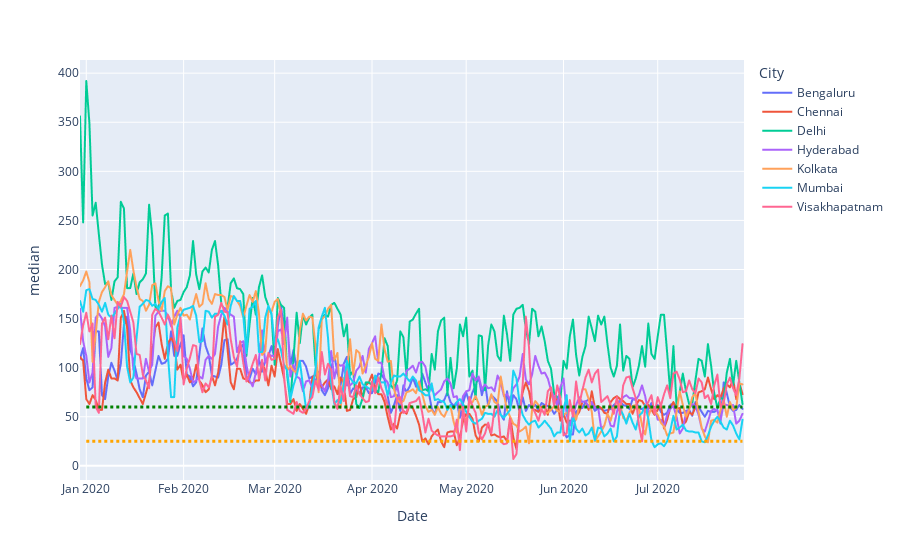

The cell this chart's notebook holds for it:
### Code cell
fig=px.line(df1,x='Date',y='median',color='City')
fig.add_shape(type="line",
            x0=start,
            y0=25,
            x1=end,
            y1=25,
            line=dict(
                color="orange",
                width=3,
                dash="dot",
            ))
fig.add_shape(type="line",
            x0=start,
            y0=60,
            x1=end,
            y1=60,
            line=dict(
                color="green",
                width=3,
                dash="dot",
            ))
#fig.update_layout(title="PM 2.5 for Indian cities")
fig.show()

### Figure 1 — Plotly figure (JSON) as saved in the notebook; plotly's stock layout.template omitted (floating-point values rounded to 4 significant figures; data arrays with more than 128 entries replaced by an {"elided": "..."} marker saying what was removed)
{"data": [{"hovertemplate": "City=Bengaluru<br>Date=%{x}<br>median=%{y}<extra></extra>", "legendgroup": "Bengaluru", "line": {"color": "#636efa", "dash": "solid"}, "mode": "lines", "name": "Bengaluru", "showlegend": true, "type": "scattergl", "x": {"elided": "212 str values"}, "xaxis": "x", "y": {"elided": "212 int values"}, "yaxis": "y"}, {"hovertemplate": "City=Chennai<br>Date=%{x}<br>median=%{y}<extra></extra>", "legendgroup": "Chennai", "line": {"color": "#EF553B", "dash": "solid"}, "mode": "lines", "name": "Chennai", "showlegend": true, "type": "scattergl", "x": {"elided": "212 str values"}, "xaxis": "x", "y": {"elided": "212 int values"}, "yaxis": "y"}, {"hovertemplate": "City=Delhi<br>Date=%{x}<br>median=%{y}<extra></extra>", "legendgroup": "Delhi", "line": {"color": "#00cc96", "dash": "solid"}, "mode": "lines", "name": "Delhi", "showlegend": true, "type": "scattergl", "x": {"elided": "212 str values"}, "xaxis": "x", "y": {"elided": "212 int values"}, "yaxis": "y"}, {"hovertemplate": "City=Hyderabad<br>Date=%{x}<br>median=%{y}<extra></extra>", "legendgroup": "Hyderabad", "line": {"color": "#ab63fa", "dash": "solid"}, "mode": "lines", "name": "Hyderabad", "showlegend": true, "type": "scattergl", "x": {"elided": "212 str values"}, "xaxis": "x", "y": {"elided": "212 int values"}, "yaxis": "y"}, {"hovertemplate": "City=Kolkata<br>Date=%{x}<br>median=%{y}<extra></extra>", "legendgroup": "Kolkata", "line": {"color": "#FFA15A", "dash": "solid"}, "mode": "lines", "name": "Kolkata", "showlegend": true, "type": "scattergl", "x": {"elided": "212 str values"}, "xaxis": "x", "y": {"elided": "212 int values"}, "yaxis": "y"}, {"hovertemplate": "City=Mumbai<br>Date=%{x}<br>median=%{y}<extra></extra>", "legendgroup": "Mumbai", "line": {"color": "#19d3f3", "dash": "solid"}, "mode": "lines", "name": "Mumbai", "showlegend": true, "type": "scattergl", "x": {"elided": "212 str values"}, "xaxis": "x", "y": {"elided": "212 int values"}, "yaxis": "y"}, {"hovertemplate": "City=Visakhapatnam<br>Date=%{x}<br>median=%{y}<extra></extra>", "legendgroup": "Visakhapatnam", "line": {"color": "#FF6692", "dash": "solid"}, "mode": "lines", "name": "Visakhapatnam", "showlegend": true, "type": "scattergl", "x": {"elided": "209 str values"}, "xaxis": "x", "y": {"elided": "209 int values"}, "yaxis": "y"}], "layout": {"autosize": true, "legend": {"title": {"text": "City"}, "tracegroupgap": 0}, "margin": {"t": 60}, "shapes": [{"line": {"color": "orange", "dash": "dot", "width": 3}, "type": "line", "x0": "2020-01-01", "x1": "2020-07-28", "y0": 25, "y1": 25}, {"line": {"color": "green", "dash": "dot", "width": 3}, "type": "line", "x0": "2020-01-01", "x1": "2020-07-28", "y0": 60, "y1": 60}], "xaxis": {"anchor": "y", "autorange": true, "domain": [0, 1], "range": ["2019-12-30", "2020-07-28 12:54:26.61"], "title": {"text": "Date"}, "type": "date"}, "yaxis": {"anchor": "x", "autorange": true, "domain": [0, 1], "range": [-14.39, 413.4], "title": {"text": "median"}, "type": "linear"}}}
